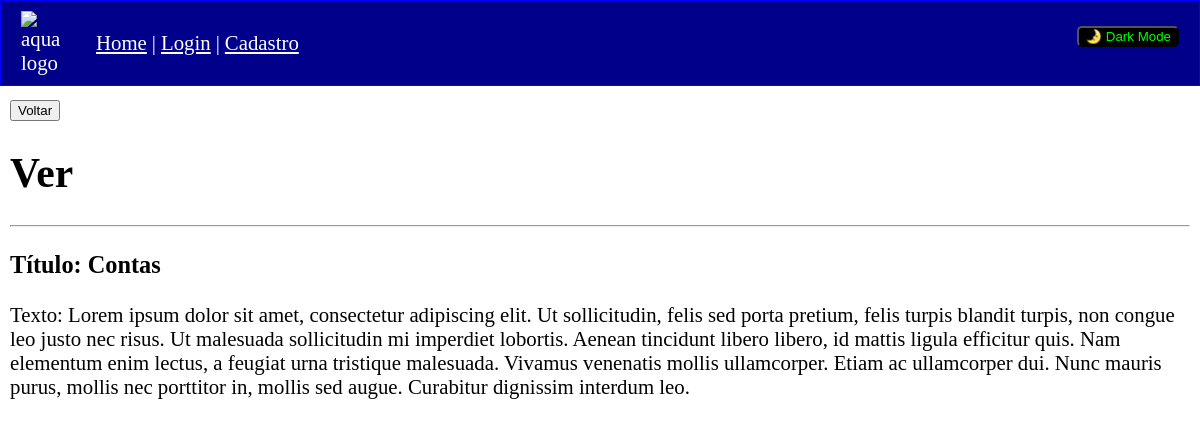
The page /notes/ver/1 on the database its author committed.
### tables this page shows
CREATE TABLE anotacoes
(
  id INT NOT NULL AUTO_INCREMENT,
  titulo VARCHAR(200),
  texto TEXT,
  imagem VARCHAR(100),
  PRIMARY KEY (id)
);

### App/Core/Controller.php (called while the page is built, shortened)
<?php
class Controller
{
  public function model($model)
  {
    return new $model;
  }
  public function view($view, $data = [])
  {
    require_once '../App/Views/template.php';
  }
}
?>

### App/Controllers/notes.php (called while the page is built, shortened)
<?php
class Notes extends Controller
{
  public function ver($id = '')
  {
    $note = $this->model('Note');
    $dados = $note->find($id);
    $this->view('notes/ver', $dados);
  }
}
?>

### App/Core/App.php (called while the page is built, shortened)
<?php
class App
{
  protected $method = 'index';
  public function __construct()
  {
    $url = $this->parseURL();
    if (file_exists('../App/Controllers/' . $url[1] . '.php')):
      unset($url[1]);
    elseif ($url[1] != ''):
      $this->controller = 'notfound';
      unset($url[1]);
    endif;
    $this->controller = new $this->controller;
    if (isset($url[2])):
      if (method_exists($this->controller, $url[2])):
        $this->method = $url[2];
        unset($url[2]);
        unset($url[0]);
      endif;
    endif;
    $this->params = $url ? array_values($url) : [];
    call_user_func_array([$this->controller, $this->method], $this->params);
  }
  public function parseURL()
  {
    $route = strtok($_SERVER['REQUEST_URI'], "?");
    return explode('/', filter_var($_SERVER['SERVER_NAME'].$route, FILTER_SANITIZE_URL));
  }
}
?>

### public/index.php (called while the page is built, shortened)
<?php
$app = new \App\Core\App();
?>

### bin/env.php (called while the page is built)
<?php
  function read_env($envFilename=".env") {
    $content = file_get_contents($envFilename);
    $lines = explode("\n", $content);
    $keys = array();
    $vals = array();
    foreach ($lines as $line) {
      $keys[] = explode("=", $line)[0];
      $vals[] = explode("=", $line)[1];
    }
    $env_variables = array_combine($keys, $vals);
    return $env_variables;
  }
?>

### App/Core/Model.php (called while the page is built, shortened)
<?php
class Model
{
  private static $instance;
  public static function getConn()
  {
    if (!isset(self::$instance)):
      require_once '../bin/env.php';
      $env = read_env('../.env');
      self::$instance = new \PDO("mysql:host=".$env['HOST'].";dbname=".$env['DBNAME'].";", $env['USER'], $env['PASS']);
    endif;
    return self::$instance;
  }
}
?>

### App/Models/Note.php (called while the page is built, shortened)
<?php
class Note extends Model
{
  public function find($id)
  {
    $sql = "SELECT * FROM anotacoes WHERE id = ?;";
    $stmt = Model::getConn()->prepare($sql);
    $stmt->bindValue(1, $id);
    $stmt->execute();
    if ($stmt->rowCount() > 0):
      $result = $stmt->fetch(\PDO::FETCH_ASSOC);
      return $result;
    else:
      return [];
    endif;
  }
}
?>

### App/Views/notes/ver.php (the view)
<input type="button" onclick="location.href='/'" value="Voltar">
<h1>Ver</h1>
<hr>
<h3>Título: <?php echo $data['titulo']; ?></h3>
<p>Texto: <?php echo $data['texto']; ?></p><br>

### public/css/main.css (style rules this page uses)
body { background-color: white; color: black; padding: 0; margin: 0; font-size: 1.3rem; }

### rows shown on the page
anotacoes: titulo "Contas", texto "Lorem ipsum dolor sit amet, consectetur adipiscing elit. Ut sollicitudin, felis sed porta pretium, felis turpis blandit turpis, non congue leo justo nec risus. Ut malesuada sollicitudin mi imperdiet lobortis. Aenean tincidunt libero libero, id mattis ligula efficitur quis. Nam elementum enim lectus, a feugiat urna tristique malesuada. Vivamus venenatis mollis ullamcorper. Etiam ac ullamcorper dui. Nunc mauris purus, mollis nec porttitor in, mollis sed augue. Curabitur dignissim interdum leo."
